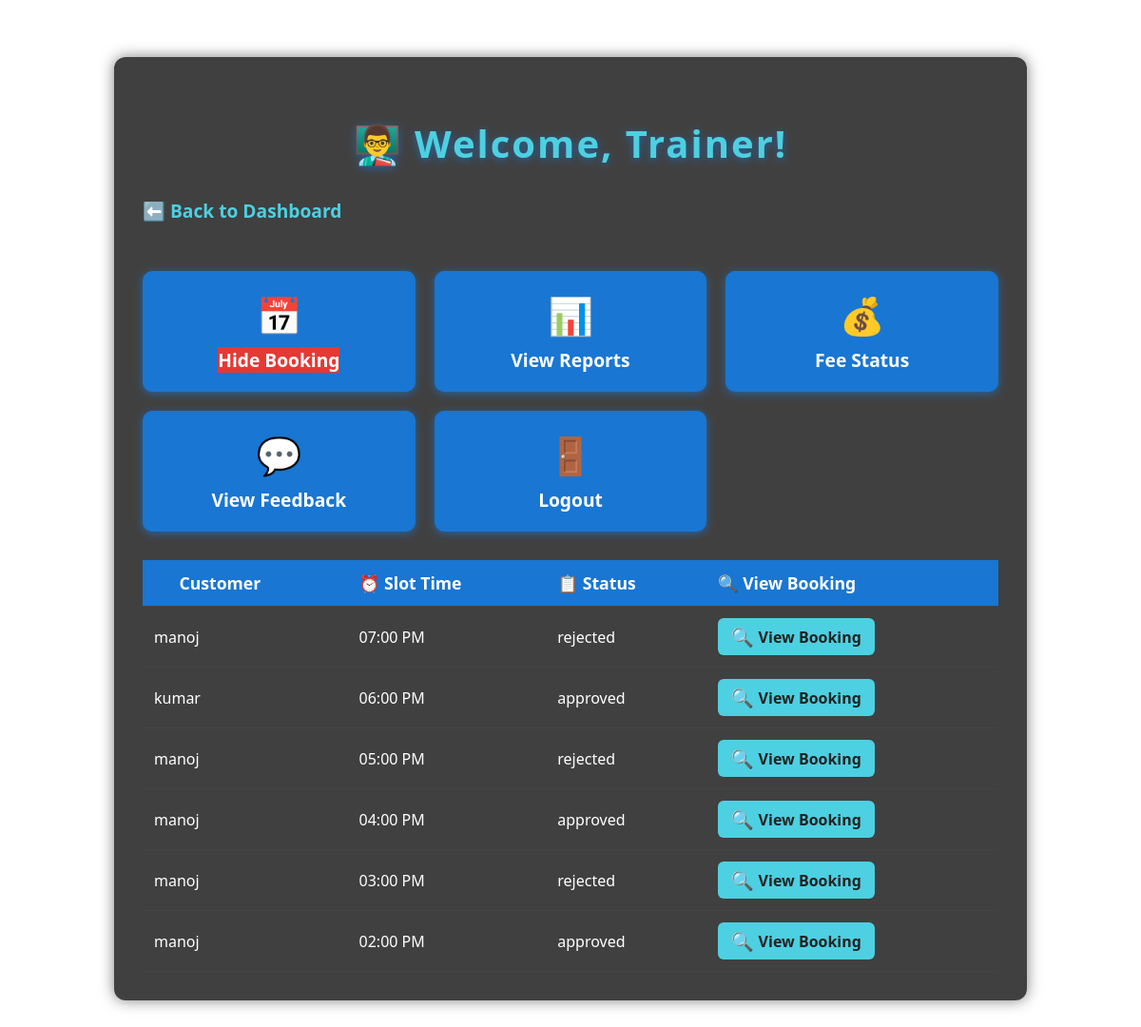
Page /dashboard/trainer.php?view_booking_list=1 (signed in) on the committed database.
### tables this page shows
CREATE TABLE `bookings` (
  `id` int(11) NOT NULL,
  `customer_name` varchar(255) NOT NULL,
  `slot_id` int(11) NOT NULL,
  `status` enum('pending','approved','rejected') DEFAULT 'pending',
  `created_at` timestamp NOT NULL DEFAULT current_timestamp(),
  `slot_time` varchar(50) DEFAULT NULL
);

CREATE TABLE `users` (
  `id` int(11) NOT NULL,
  `name` varchar(100) NOT NULL,
  `email` varchar(100) NOT NULL,
  `password` varchar(255) NOT NULL,
  `role` enum('customer','trainer') NOT NULL,
  `created_at` timestamp NOT NULL DEFAULT current_timestamp()
);

CREATE TABLE `slots` (
  `id` int(11) NOT NULL,
  `slot_time` varchar(50) NOT NULL,
  `status` enum('available','booked') DEFAULT 'available',
  `trainer_id` int(11) NOT NULL,
  `user_id` int(11) DEFAULT NULL
);

### dashboard/trainer.php (the view, shortened to what this page needs)
<?php
require_once("../includes/db.php");
$trainer_id = $_SESSION['user']['id'];
$stmt = $pdo->prepare("
    SELECT
        bookings.id AS booking_id,
        users.name AS customer_name,
        bookings.status,
        slots.slot_time
    FROM bookings
    JOIN slots ON bookings.slot_id = slots.id
    JOIN users ON bookings.customer_name = users.name
    WHERE slots.trainer_id = ?
    ORDER BY bookings.created_at DESC
");
$stmt->execute([$trainer_id]);
$bookings = $stmt->fetchAll(PDO::FETCH_ASSOC);
?>
<!DOCTYPE html>
<html lang="en">
<head>
</head>
<body>
<div class="dashboard-container" id="confetti-container">
    <h2>👨‍🏫 Welcome, Trainer!</h2>
    <a href="trainer.php" class="back-link">⬅️ Back to Dashboard</a>
    <div class="cards">
        <?php if (isset($_GET['view_booking_list'])): ?>
            <div class="card"><span class="emoji">📅</span>
                <a href="trainer.php" style="background:#e53935;">Hide Booking</a>
            </div>
        <?php else: ?>
            <div class="card"><span class="emoji">📅</span>
                <a href="trainer.php?view_booking_list=1">View Booking</a>
            </div>
        <?php endif; ?>
        <?php if (isset($_GET['view_report_list'])): ?>
            <div class="card"><span class="emoji">📊</span>
                <a href="trainer.php" style="background:#e53935;">Hide Reports</a>
            </div>
        <?php else: ?>
            <div class="card"><span class="emoji">📊</span>
                <a href="trainer.php?view_report_list=1">View Reports</a>
            </div>
        <?php endif; ?>
        <div class="card">
            <span class="emoji">💰</span>
            <a href="fee_status.php" class="fee-status-button">Fee Status</a>
        </div>
        <div class="card">
            <span class="emoji">💬</span>
            <a href="trainer.php?view_feedback_list=1">View Feedback</a>
        </div>
        <div class="card">
            <span class="emoji">🚪</span>
            <a href="trainer.php?logout=1">Logout</a>
        </div>
    </div>
    <?php if (isset($_GET['view_booking_list'])): ?>
        <table>
            <tr>
                <th>👤 Customer</th>
                <th>⏰ Slot Time</th>
                <th>📋 Status</th>
                <th>🔍 View Booking</th>
            </tr>
            <?php foreach ($bookings as $booking): ?>
            <tr>
                <td><?= htmlspecialchars($booking['customer_name']) ?></td>
                <td><?= htmlspecialchars($booking['slot_time']) ?></td>
                <td>
                    <?php if (
                        isset($_GET['action_booking_id']) &&
                        $_GET['action_booking_id'] == $booking['booking_id'] &&
                        $booking['status'] === 'pending'
                    ): ?>
                        <form method="post" style="display:inline;">
                            <input type="hidden" name="booking_id" value="<?= $booking['booking_id'] ?>">
                            <button type="submit" name="action" value="approve" class="view-btn" style="background:#43a047;color:#fff;">
                                <span class="btn-emoji">✅</span>Approve
                            </button>
                            <button type="submit" name="action" value="reject" class="view-btn" style="background:#e53935;color:#fff;">
                                <span class="btn-emoji">❌</span>Reject
                            </button>
                        </form>
                    <?php else: ?>
                        <?php if ($booking['status'] === 'pending'): ?>
                            <a class="view-btn" href="?view_booking_list=1&action_booking_id=<?= $booking['booking_id'] ?>">
                                <span class="btn-emoji">⏳</span><?= htmlspecialchars($booking['status']) ?>
                            </a>
                        <?php else: ?>
                            <?= htmlspecialchars($booking['status']) ?>
                        <?php endif; ?>
                    <?php endif; ?>
                </td>
                <td>
                    <a class="view-btn" href="?view_booking_id=<?= $booking['booking_id'] ?>&view_booking_list=1">
                        <span class="btn-emoji">🔍</span>View Booking
                    </a>
                </td>
            </tr>
            <?php endforeach; ?>
        </table>
    <?php endif; ?>
</div>
</body>
</html>

### dashboard/trainer.php (style rules this page uses)
body { margin: 0; font-family: 'Segoe UI', sans-serif; background: url('../images/dashboard-bg.jpg') no-repeat center center fixed; background-size: cover; color: #fff; }
.dashboard-container { max-width: 900px; margin: 60px auto; padding: 30px; background: rgba(0, 0, 0, 0.75); border-radius: 12px; box-shadow: 0 0 15px rgba(0,0,0,0.5); position: relative; overflow: hidden; }
h2 { text-align: center; color: #4dd0e1; font-size: 2.5em; letter-spacing: 2px; margin-bottom: 10px; text-shadow: 0 2px 8px #1976d2aa; }
.cards { display: grid; grid-template-columns: repeat(auto-fit, minmax(220px, 1fr)); gap: 20px; margin-top: 30px; }
.card { background-color: #1976d2; color: white; border-radius: 10px; padding: 20px; text-align: center; transition: transform 0.2s ease; font-size: 1.2em; box-shadow: 0 2px 8px #1976d2aa; position: relative; overflow: hidden; animation: popIn 1s cubic-bezier(.68,-0.55,.27,1.55); }
.card .emoji { font-size: 2em; margin-bottom: 8px; display: block; animation: crazySpin 2.5s infinite linear; }
a { color: white; text-decoration: none; font-weight: bold; }
table { width: 100%; color: white; border-collapse: collapse; margin-top: 30px; }
th, td { padding: 12px; border-bottom: 1px solid #444; text-align: left; }
th { background: #1976d2; font-size: 1.1em; }
.view-btn { background: #4dd0e1; color: #222; border: none; padding: 6px 14px; border-radius: 6px; cursor: pointer; font-weight: bold; text-decoration: none; font-size: 1em; margin-right: 5px; transition: background 0.2s, transform 0.2s; display: inline-flex; align-items: center; gap: 5px; }
.btn-emoji { font-size: 1.2em; animation: crazySpin 2.5s infinite linear; }
.back-link { display: inline-block; margin: 20px 0; color: #4dd0e1; text-decoration: none; font-weight: bold; font-size: 1.2em; }

### rows in the picture
bookings: users.name "manoj", slot.slot_time "07:00 PM", status "rejected"
bookings: users.name "kumar", slot.slot_time "06:00 PM", status "approved"
bookings: users.name "manoj", slot.slot_time "05:00 PM", status "rejected"
bookings: users.name "manoj", slot.slot_time "04:00 PM", status "approved"
bookings: users.name "manoj", slot.slot_time "03:00 PM", status "rejected"
bookings: users.name "manoj", slot.slot_time "02:00 PM", status "approved"
